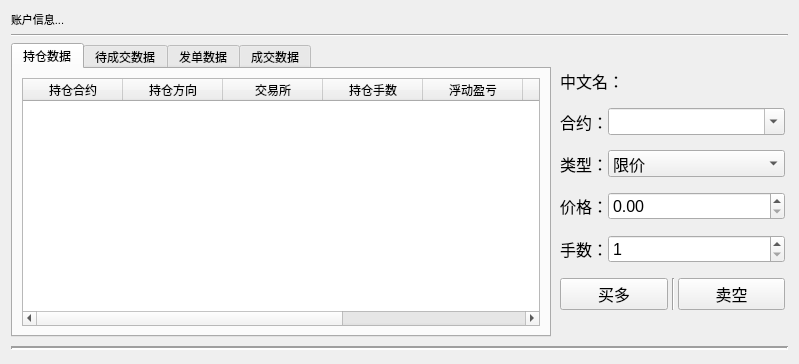
<?xml version="1.0" encoding="UTF-8"?>
<ui version="4.0">
 <class>Order</class>
 <widget class="QWidget" name="Order">
  <property name="geometry">
   <rect>
    <x>0</x>
    <y>0</y>
    <width>799</width>
    <height>364</height>
   </rect>
  </property>
  <property name="sizePolicy">
   <sizepolicy hsizetype="Expanding" vsizetype="Expanding">
    <horstretch>255</horstretch>
    <verstretch>255</verstretch>
   </sizepolicy>
  </property>
  <property name="minimumSize">
   <size>
    <width>0</width>
    <height>0</height>
   </size>
  </property>
  <property name="windowTitle">
   <string>下单</string>
  </property>
  <property name="windowIcon">
   <iconset resource="../resource/mainwindow.qrc">
    <normaloff>:/menu/images/bee_temp_grey.png</normaloff>:/menu/images/bee_temp_grey.png</iconset>
  </property>
  <layout class="QVBoxLayout" name="verticalLayout" stretch="0,0,0,0">
   <item>
    <layout class="QHBoxLayout" name="horizontalLayout_3" stretch="0">
     <item>
      <widget class="QLabel" name="account_label">
       <property name="font">
        <font>
         <pointsize>8</pointsize>
         <weight>50</weight>
         <bold>false</bold>
        </font>
       </property>
       <property name="text">
        <string>账户信息...</string>
       </property>
       <property name="alignment">
        <set>Qt::AlignLeading|Qt::AlignLeft|Qt::AlignVCenter</set>
       </property>
      </widget>
     </item>
    </layout>
   </item>
   <item>
    <widget class="Line" name="line_4">
     <property name="orientation">
      <enum>Qt::Horizontal</enum>
     </property>
    </widget>
   </item>
   <item>
    <layout class="QHBoxLayout" name="horizontalLayout_2" stretch="7,3">
     <item>
      <widget class="QTabWidget" name="tabWidget">
       <property name="minimumSize">
        <size>
         <width>0</width>
         <height>0</height>
        </size>
       </property>
       <property name="maximumSize">
        <size>
         <width>16777215</width>
         <height>16777215</height>
        </size>
       </property>
       <property name="layoutDirection">
        <enum>Qt::LeftToRight</enum>
       </property>
       <property name="tabPosition">
        <enum>QTabWidget::North</enum>
       </property>
       <property name="tabShape">
        <enum>QTabWidget::Rounded</enum>
       </property>
       <property name="currentIndex">
        <number>0</number>
       </property>
       <property name="usesScrollButtons">
        <bool>true</bool>
       </property>
       <property name="documentMode">
        <bool>false</bool>
       </property>
       <property name="tabsClosable">
        <bool>false</bool>
       </property>
       <property name="movable">
        <bool>false</bool>
       </property>
       <property name="tabBarAutoHide">
        <bool>false</bool>
       </property>
       <widget class="QWidget" name="position_tab">
        <property name="sizePolicy">
         <sizepolicy hsizetype="Preferred" vsizetype="Preferred">
          <horstretch>0</horstretch>
          <verstretch>0</verstretch>
         </sizepolicy>
        </property>
        <property name="maximumSize">
         <size>
          <width>16777215</width>
          <height>16777215</height>
         </size>
        </property>
        <attribute name="title">
         <string>持仓数据</string>
        </attribute>
        <layout class="QVBoxLayout" name="verticalLayout_2">
         <item>
          <widget class="QTableWidget" name="position_table">
           <property name="sizePolicy">
            <sizepolicy hsizetype="Expanding" vsizetype="Expanding">
             <horstretch>0</horstretch>
             <verstretch>0</verstretch>
            </sizepolicy>
           </property>
           <property name="minimumSize">
            <size>
             <width>0</width>
             <height>0</height>
            </size>
           </property>
           <property name="maximumSize">
            <size>
             <width>16777215</width>
             <height>16777215</height>
            </size>
           </property>
           <property name="contextMenuPolicy">
            <enum>Qt::DefaultContextMenu</enum>
           </property>
           <property name="lineWidth">
            <number>1</number>
           </property>
           <property name="sortingEnabled">
            <bool>false</bool>
           </property>
           <column>
            <property name="text">
             <string>持仓合约</string>
            </property>
           </column>
           <column>
            <property name="text">
             <string>持仓方向</string>
            </property>
           </column>
           <column>
            <property name="text">
             <string>交易所</string>
            </property>
           </column>
           <column>
            <property name="text">
             <string>持仓手数</string>
            </property>
           </column>
           <column>
            <property name="text">
             <string>浮动盈亏</string>
            </property>
           </column>
           <column>
            <property name="text">
             <string>持仓均价</string>
            </property>
           </column>
           <column>
            <property name="text">
             <string>昨日持仓手数</string>
            </property>
           </column>
           <column>
            <property name="text">
             <string>操作</string>
            </property>
           </column>
          </widget>
         </item>
        </layout>
       </widget>
       <widget class="QWidget" name="active_order_tab">
        <property name="maximumSize">
         <size>
          <width>16777215</width>
          <height>16777215</height>
         </size>
        </property>
        <attribute name="title">
         <string>待成交数据</string>
        </attribute>
        <layout class="QVBoxLayout" name="verticalLayout_3">
         <item>
          <widget class="QTableWidget" name="activate_order_table">
           <property name="minimumSize">
            <size>
             <width>0</width>
             <height>0</height>
            </size>
           </property>
           <property name="maximumSize">
            <size>
             <width>16777215</width>
             <height>16777215</height>
            </size>
           </property>
           <property name="sortingEnabled">
            <bool>false</bool>
           </property>
           <column>
            <property name="text">
             <string>id</string>
            </property>
           </column>
           <column>
            <property name="text">
             <string>报单合约</string>
            </property>
           </column>
           <column>
            <property name="text">
             <string>报单方向</string>
            </property>
           </column>
           <column>
            <property name="text">
             <string>交易所</string>
            </property>
           </column>
           <column>
            <property name="text">
             <string>报单手数</string>
            </property>
           </column>
           <column>
            <property name="text">
             <string>报单价格</string>
            </property>
           </column>
           <column>
            <property name="text">
             <string>状态</string>
            </property>
           </column>
           <column>
            <property name="text">
             <string>报单时间</string>
            </property>
           </column>
           <column>
            <property name="text">
             <string>报单类型</string>
            </property>
           </column>
           <column>
            <property name="text">
             <string>操作</string>
            </property>
           </column>
          </widget>
         </item>
        </layout>
       </widget>
       <widget class="QWidget" name="order_tab">
        <property name="maximumSize">
         <size>
          <width>16777215</width>
          <height>16777215</height>
         </size>
        </property>
        <attribute name="title">
         <string>发单数据</string>
        </attribute>
        <layout class="QVBoxLayout" name="verticalLayout_4">
         <item>
          <widget class="QTableWidget" name="order_table">
           <property name="minimumSize">
            <size>
             <width>0</width>
             <height>0</height>
            </size>
           </property>
           <property name="maximumSize">
            <size>
             <width>16777215</width>
             <height>16777215</height>
            </size>
           </property>
           <property name="sortingEnabled">
            <bool>false</bool>
           </property>
           <column>
            <property name="text">
             <string>报单合约</string>
            </property>
           </column>
           <column>
            <property name="text">
             <string>报单方向</string>
            </property>
           </column>
           <column>
            <property name="text">
             <string>交易所</string>
            </property>
           </column>
           <column>
            <property name="text">
             <string>报单手数</string>
            </property>
           </column>
           <column>
            <property name="text">
             <string>报单价格</string>
            </property>
           </column>
           <column>
            <property name="text">
             <string>状态</string>
            </property>
           </column>
           <column>
            <property name="text">
             <string>时间</string>
            </property>
           </column>
           <column>
            <property name="text">
             <string>价格类型</string>
            </property>
           </column>
          </widget>
         </item>
        </layout>
       </widget>
       <widget class="QWidget" name="trade_tab">
        <property name="maximumSize">
         <size>
          <width>16777215</width>
          <height>16777215</height>
         </size>
        </property>
        <attribute name="title">
         <string>成交数据</string>
        </attribute>
        <layout class="QVBoxLayout" name="verticalLayout_5">
         <item>
          <widget class="QTableWidget" name="trade_table">
           <property name="minimumSize">
            <size>
             <width>0</width>
             <height>0</height>
            </size>
           </property>
           <property name="maximumSize">
            <size>
             <width>16777215</width>
             <height>16777215</height>
            </size>
           </property>
           <property name="sortingEnabled">
            <bool>false</bool>
           </property>
           <column>
            <property name="text">
             <string>成交合约</string>
            </property>
           </column>
           <column>
            <property name="text">
             <string>成交方向</string>
            </property>
           </column>
           <column>
            <property name="text">
             <string>交易所</string>
            </property>
           </column>
           <column>
            <property name="text">
             <string>报单手数</string>
            </property>
           </column>
           <column>
            <property name="text">
             <string>报单价格</string>
            </property>
           </column>
           <column>
            <property name="text">
             <string>开平</string>
            </property>
           </column>
           <column>
            <property name="text">
             <string>成交时间</string>
            </property>
           </column>
          </widget>
         </item>
        </layout>
       </widget>
      </widget>
     </item>
     <item>
      <widget class="QWidget" name="widget" native="true">
       <property name="minimumSize">
        <size>
         <width>0</width>
         <height>0</height>
        </size>
       </property>
       <property name="maximumSize">
        <size>
         <width>300</width>
         <height>16777215</height>
        </size>
       </property>
       <property name="font">
        <font>
         <family>Arial</family>
         <pointsize>12</pointsize>
         <weight>9</weight>
         <italic>false</italic>
         <bold>false</bold>
        </font>
       </property>
       <property name="styleSheet">
        <string notr="true">font: 75 12pt &quot;Arial&quot;;</string>
       </property>
       <layout class="QVBoxLayout" name="verticalLayout_6">
        <property name="spacing">
         <number>15</number>
        </property>
        <property name="leftMargin">
         <number>3</number>
        </property>
        <property name="topMargin">
         <number>3</number>
        </property>
        <property name="rightMargin">
         <number>3</number>
        </property>
        <property name="bottomMargin">
         <number>3</number>
        </property>
        <item>
         <spacer name="verticalSpacer">
          <property name="orientation">
           <enum>Qt::Vertical</enum>
          </property>
          <property name="sizeHint" stdset="0">
           <size>
            <width>20</width>
            <height>40</height>
           </size>
          </property>
         </spacer>
        </item>
        <item>
         <layout class="QHBoxLayout" name="horizontalLayout_4" stretch="0,9">
          <property name="spacing">
           <number>0</number>
          </property>
          <item>
           <widget class="QLabel" name="label_5">
            <property name="text">
             <string>中文名：</string>
            </property>
           </widget>
          </item>
          <item>
           <widget class="QLabel" name="local_symbol_zn">
            <property name="font">
             <font>
              <family>Arial</family>
              <pointsize>12</pointsize>
              <weight>9</weight>
              <italic>false</italic>
              <bold>false</bold>
             </font>
            </property>
            <property name="text">
             <string/>
            </property>
            <property name="alignment">
             <set>Qt::AlignCenter</set>
            </property>
           </widget>
          </item>
         </layout>
        </item>
        <item>
         <layout class="QHBoxLayout" name="horizontalLayout_5" stretch="0,9">
          <property name="spacing">
           <number>0</number>
          </property>
          <item>
           <widget class="QLabel" name="label_3">
            <property name="text">
             <string>合约：</string>
            </property>
           </widget>
          </item>
          <item>
           <widget class="QComboBox" name="symbol_name_list">
            <property name="editable">
             <bool>true</bool>
            </property>
           </widget>
          </item>
         </layout>
        </item>
        <item>
         <layout class="QHBoxLayout" name="horizontalLayout_6" stretch="0,9">
          <property name="spacing">
           <number>0</number>
          </property>
          <item>
           <widget class="QLabel" name="label">
            <property name="text">
             <string>类型：</string>
            </property>
           </widget>
          </item>
          <item>
           <widget class="QComboBox" name="price_type">
            <item>
             <property name="text">
              <string>限价</string>
             </property>
            </item>
            <item>
             <property name="text">
              <string>市价</string>
             </property>
            </item>
           </widget>
          </item>
         </layout>
        </item>
        <item>
         <layout class="QHBoxLayout" name="horizontalLayout_7" stretch="0,9">
          <property name="spacing">
           <number>0</number>
          </property>
          <item>
           <widget class="QLabel" name="label_2">
            <property name="text">
             <string>价格：</string>
            </property>
           </widget>
          </item>
          <item>
           <widget class="QDoubleSpinBox" name="price">
            <property name="maximum">
             <double>9999999.000000000000000</double>
            </property>
           </widget>
          </item>
         </layout>
        </item>
        <item>
         <layout class="QHBoxLayout" name="horizontalLayout_8" stretch="0,9">
          <property name="spacing">
           <number>0</number>
          </property>
          <item>
           <widget class="QLabel" name="label_4">
            <property name="text">
             <string>手数：</string>
            </property>
           </widget>
          </item>
          <item>
           <widget class="QSpinBox" name="volume">
            <property name="minimum">
             <number>1</number>
            </property>
            <property name="maximum">
             <number>9999999</number>
            </property>
           </widget>
          </item>
         </layout>
        </item>
        <item>
         <layout class="QHBoxLayout" name="horizontalLayout_9">
          <property name="spacing">
           <number>0</number>
          </property>
          <item>
           <widget class="QPushButton" name="buy_btn">
            <property name="text">
             <string>买多</string>
            </property>
           </widget>
          </item>
          <item>
           <widget class="Line" name="line_5">
            <property name="minimumSize">
             <size>
              <width>10</width>
              <height>0</height>
             </size>
            </property>
            <property name="lineWidth">
             <number>1</number>
            </property>
            <property name="orientation">
             <enum>Qt::Vertical</enum>
            </property>
           </widget>
          </item>
          <item>
           <widget class="QPushButton" name="short_btn">
            <property name="text">
             <string>卖空</string>
            </property>
           </widget>
          </item>
         </layout>
        </item>
        <item>
         <spacer name="verticalSpacer_2">
          <property name="orientation">
           <enum>Qt::Vertical</enum>
          </property>
          <property name="sizeHint" stdset="0">
           <size>
            <width>20</width>
            <height>40</height>
           </size>
          </property>
         </spacer>
        </item>
       </layout>
      </widget>
     </item>
    </layout>
   </item>
   <item>
    <widget class="Line" name="line_3">
     <property name="minimumSize">
      <size>
       <width>0</width>
       <height>10</height>
      </size>
     </property>
     <property name="lineWidth">
      <number>2</number>
     </property>
     <property name="orientation">
      <enum>Qt::Horizontal</enum>
     </property>
    </widget>
   </item>
  </layout>
 </widget>
 <resources>
  <include location="../resource/mainwindow.qrc"/>
 </resources>
 <connections/>
</ui>
